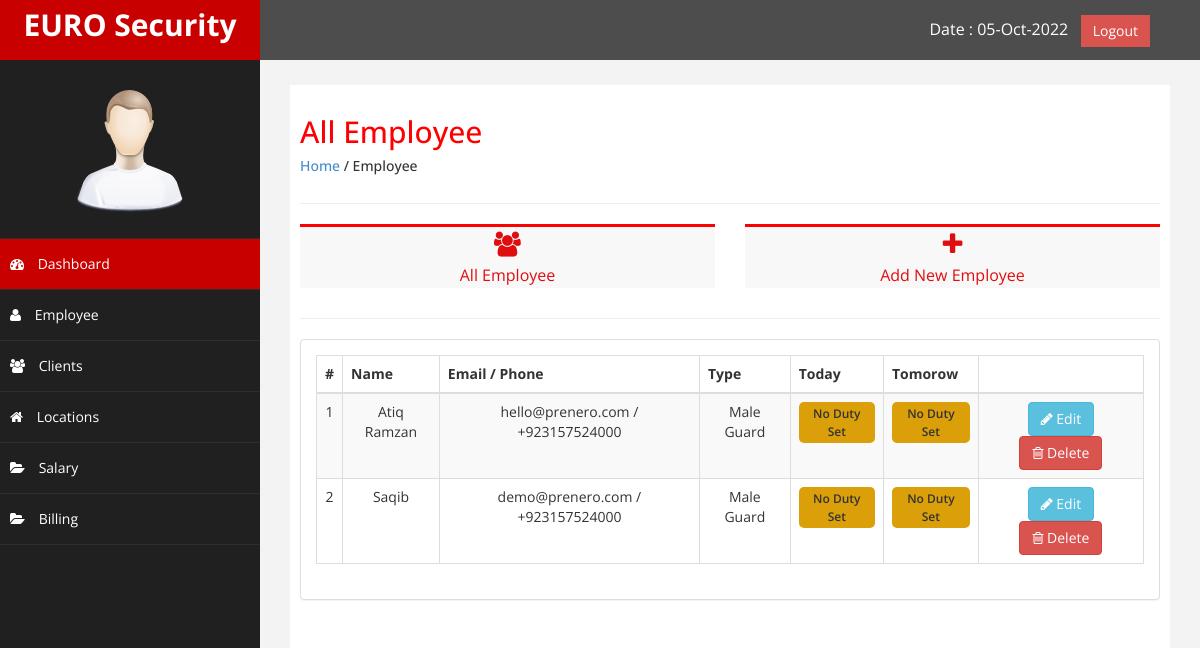
/employee.php (signed in), run on an earlier commit of the app's database.
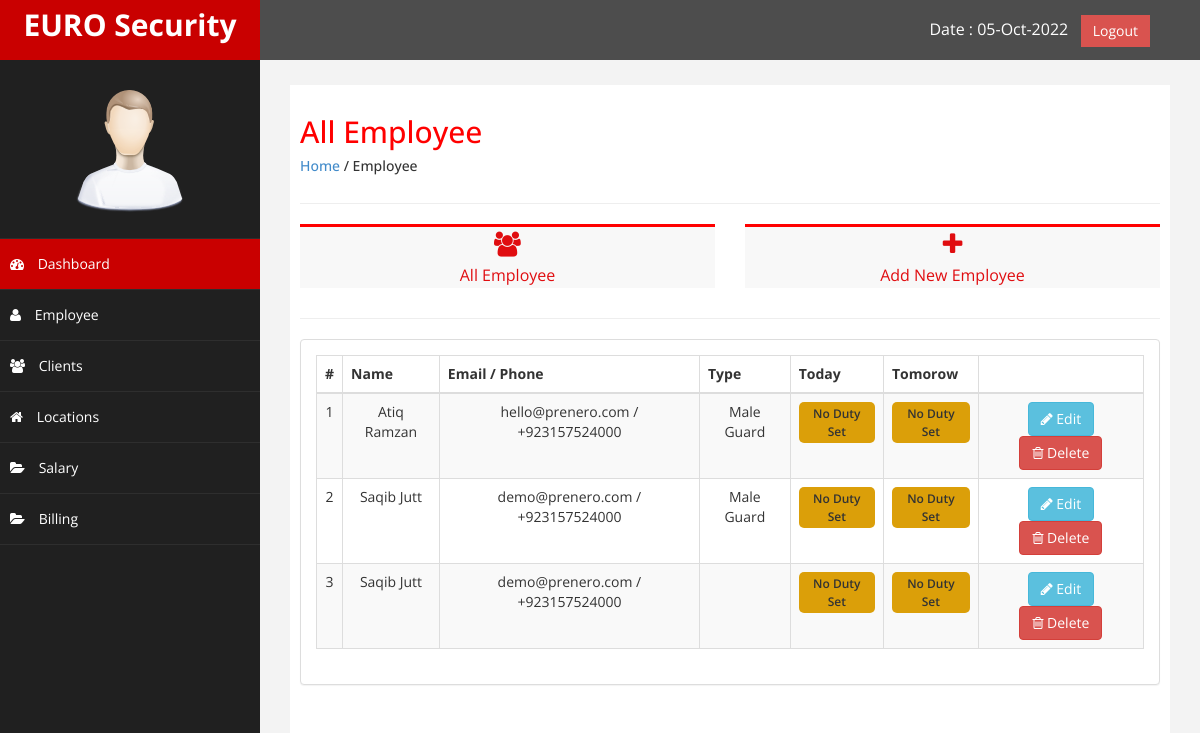
And on a later commit of the database.
### tables this page shows
CREATE TABLE `employee` (
  `employee_code` int(11) NOT NULL,
  `employee_name` varchar(255) DEFAULT NULL,
  `emp_email` varchar(255) DEFAULT NULL,
  `emp_phone` varchar(255) DEFAULT NULL,
  `password` varchar(255) DEFAULT NULL,
  `address` varchar(255) DEFAULT NULL,
  `emp_type` varchar(255) DEFAULT NULL,
  `per_day_salary` decimal(10,2) DEFAULT NULL,
  `esi` varchar(10) DEFAULT NULL,
  `esi_per` varchar(255) DEFAULT NULL,
  `pf_num` varchar(11) DEFAULT NULL,
  `pf_per` varchar(255) DEFAULT NULL,
  `pan_num` varchar(11) DEFAULT NULL,
  `dp` varchar(255) DEFAULT NULL,
  `signature` varchar(255) DEFAULT NULL,
  `adhaar_card` varchar(255) DEFAULT NULL,
  `scehdule` varchar(255) DEFAULT NULL,
  `salary` decimal(10,2) DEFAULT NULL,
  `date_added` datetime DEFAULT NULL
);

### employee.php (the view, shortened to what this page needs)
<?php
include('config.php');
include ('header.php');
include('sidebar.php');
?>
<div id="page-wrapper" >
	<div id="page-inner">
		<div class="row">
			<div class="col-md-12">
				<h2>All Employee</h2>
				<h5><a href="dashboard.php">Home</a> / Employee</h5>
			</div>
		</div>
		<hr />
		<div class="row">
			<div class="col-md-6 col-sm-6 col-xs-6">
				<a href="#" class="employee_button">
				<div class=" noti-box" style="text-align: center;">
						<i class="fa fa-users" style="font-size: 25px; padding-top: 5px;"></i>
						<p>All Employee</p>
				</div>
				</a>
			</div>
             <div class="col-md-6 col-sm-6 col-xs-6">
				 <a href="add_employee.php" class="employee_button">
				<div class=" noti-box " style="text-align: center;">
						<i class="fa fa-plus" style="font-size: 25px; padding-top: 5px;"></i>
						<p>Add New Employee</p>
				</div>
				 </a>
			</div>
		</div>
		<hr />
                <div class="row" >
                    <div class="col-md-12 col-sm-12 col-xs-12">
                    <div class="panel panel-default">
                        <div class="panel-body">
                            <div class="table-responsive">
                                <table class="table table-striped table-bordered table-hover text-center">
									<?php
	$page_rows = 10;
	$pagenum = 1;
	$limit = 'LIMIT ' .($pagenum - 1) * $page_rows .',' .$page_rows;
	$nquery=mysqli_query($connect,"select * from `employee` $limit");
?>
                                    <thead>
                                        <tr class="text-center">
                                            <th>#</th>
                                            <th>Name</th>
                                            <th>Email / Phone</th>
                                            <th>Type</th>
                                             <th>Today</th>
											 <th>Tomorow</th>
											 <th> </th>
                                        </tr>
                                    </thead>
                                    <tbody>
										<?php
                                    while($crow = mysqli_fetch_array($nquery)){
                                    ?>
                                        <tr>
                                            <td><?php echo $crow['employee_code']; ?></td>
                                            <td><?php echo $crow['employee_name']; ?></td>
                                            <td><?php echo $crow['emp_email']; ?> / <?php echo $crow['emp_phone']; ?></td>
                                            <td><?php echo $crow['emp_type']; ?></td>
                                            <td><button class="duty_btn"> No Duty Set</button></td>
											 <td><button class="duty_btn"> No Duty Set</button></td>
                                            <td><a href="employee-details.php?employee_code=<?php echo $crow['employee_code'];?>"><button class="btn btn-info"><i class="fa fa-pencil"></i> Edit</button></a>
											<button class="btn btn-danger"><i class="fa fa-trash-o"></i> Delete</button>
                                        </tr>
                                      <?php
                                    }
                                ?>
                                    </tbody>
                                </table>
                            </div>
                        </div>
                    </div>
                    </div>
                </div>
    </div>
            </div>
<?php
include('footer.php');
?>

What changed in the data, as far as the page shows it:
changed employee id 2: employee_name "Saqib" → "Saqib Jutt"
added employee: employee_code "3", employee_name "Saqib Jutt", emp_email "demo@prenero.com", emp_phone "+923157524000"
